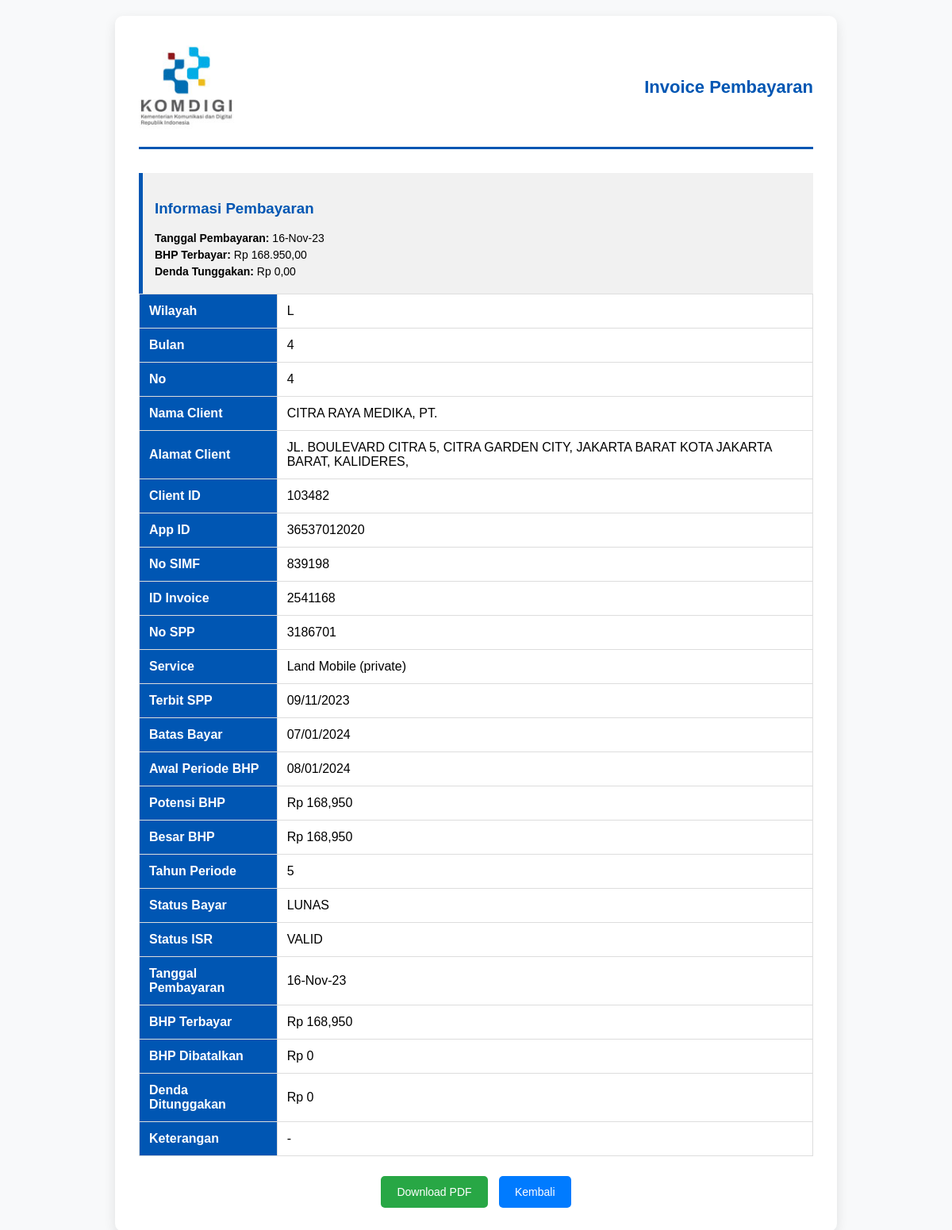
/app/view.php?id=4, run on the app's committed database.
### tables this page shows
CREATE TABLE `db_client` (
  `id` int(11) NOT NULL,
  `wilayah` varchar(26) DEFAULT NULL,
  `bulan` int(11) NOT NULL,
  `no` int(11) NOT NULL,
  `nama_client` varchar(83) NOT NULL,
  `alamat_client` varchar(255) NOT NULL,
  `client_id` int(11) NOT NULL,
  `app_id` varchar(11) NOT NULL,
  `no_simf` varchar(9) NOT NULL,
  `id_invoice` varchar(7) NOT NULL,
  `no_spp` varchar(8) NOT NULL,
  `service` varchar(21) NOT NULL,
  `terbit_spp` varchar(10) NOT NULL,
  `batas_bayar` varchar(10) NOT NULL,
  `awal_periode_bhp` varchar(10) DEFAULT NULL,
  `potensi_bhp` int(11) NOT NULL,
  `besar_bhp` int(11) NOT NULL,
  `tahun_periode` int(11) NOT NULL,
  `status_bayar` varchar(7) DEFAULT NULL,
  `status_isr` varchar(6) DEFAULT NULL,
  `tgl_pembayaran` varchar(9) DEFAULT NULL,
  `bhp_terbayar` int(11) DEFAULT NULL,
  `bhp_dibatalkan` int(11) DEFAULT NULL,
  `denda_tunggakan` int(11) DEFAULT NULL,
  `keterangan` varchar(1) DEFAULT NULL
);

### app/view.php (the view, shortened to what this page needs)
<?php
include '../conf/config.php';
$id = mysqli_real_escape_string($koneksi, $_GET['id']);
$data = mysqli_query($koneksi, "SELECT * FROM db_client WHERE id = '$id'");
$d = mysqli_fetch_array($data);
?>
<!DOCTYPE html>
<html lang="id">
<head>
</head>
<body>
<div class="invoice-container">
    <div class="invoice-header">
    <img src="http://localhost/newproject/app/dist/img/logokomdigi.jpg" alt="Logo Perusahaan">
        <h2>Invoice Pembayaran</h2>
    </div>
    <div class="payment-info">
        <h3 style="color: #0056b3;">Informasi Pembayaran</h3>
        <p><strong>Tanggal Pembayaran:</strong> <?php echo $d['tgl_pembayaran']; ?></p>
        <p><strong>BHP Terbayar:</strong> Rp <?php echo number_format($d['bhp_terbayar'], 2, ',', '.'); ?></p>
        <p><strong>Denda Tunggakan:</strong> Rp <?php echo number_format($d['denda_tunggakan'], 2, ',', '.'); ?></p>
    </div>
    <table class="invoice-details">
        <tr><th>Wilayah</th> <td><?php echo $d['wilayah']; ?></td></tr>
        <tr><th>Bulan</th> <td><?php echo $d['bulan']; ?></td></tr>
        <tr><th>No</th> <td><?php echo $d['no']; ?></td></tr>
        <tr><th>Nama Client</th> <td><?php echo $d['nama_client']; ?></td></tr>
        <tr><th>Alamat Client</th> <td><?php echo $d['alamat_client']; ?></td></tr>
        <tr><th>Client ID</th> <td><?php echo $d['client_id']; ?></td></tr>
        <tr><th>App ID</th> <td><?php echo $d['app_id']; ?></td></tr>
        <tr><th>No SIMF</th> <td><?php echo $d['no_simf']; ?></td></tr>
        <tr><th>ID Invoice</th> <td><?php echo $d['id_invoice']; ?></td></tr>
        <tr><th>No SPP</th> <td><?php echo $d['no_spp']; ?></td></tr>
        <tr><th>Service</th> <td><?php echo $d['service']; ?></td></tr>
        <tr><th>Terbit SPP</th> <td><?php echo $d['terbit_spp']; ?></td></tr>
        <tr><th>Batas Bayar</th> <td><?php echo $d['batas_bayar']; ?></td></tr>
        <tr><th>Awal Periode BHP</th> <td><?php echo $d['awal_periode_bhp']; ?></td></tr>
        <tr><th>Potensi BHP</th> <td>Rp <?php echo number_format($d['potensi_bhp']); ?></td></tr>
        <tr><th>Besar BHP</th><td>Rp <?php echo number_format($d['besar_bhp']); ?></td></tr>
        <tr><th>Tahun Periode</th> <td><?php echo $d['tahun_periode']; ?></td></tr>
        <tr><th>Status Bayar</th> <td><?php echo $d['status_bayar']; ?></td></tr>
        <tr><th>Status ISR</th> <td><?php echo $d['status_isr']; ?></td></tr>
        <tr><th>Tanggal Pembayaran</th> <td><?php echo $d['tgl_pembayaran']; ?></td></tr>
        <tr><th>BHP Terbayar</th> <td>Rp <?php echo number_format($d['bhp_terbayar']); ?></td></tr>
        <tr><th>BHP Dibatalkan</th> <td>Rp <?php echo number_format($d['bhp_dibatalkan']); ?></td></tr>
        <tr><th>Denda Ditunggakan</th> <td>Rp <?php echo number_format($d['denda_tunggakan']); ?></td></tr>
        <tr><th>Keterangan</th> <td><?php echo $d['keterangan']; ?></td></tr>
    </table>
    <div class="button-container">
        <a href="cetak_invoice.php?id=<?php echo $d['id']; ?>" class="button">Download PDF</a>
        <a href="index.php?page=data" class="button back-button">Kembali</a>
    </div>
</div>
</body>
</html>

### app/view.php (style rules this page uses)
body { font-family: 'Arial', sans-serif; background-color: #f8f9fa; margin: 0; padding: 20px; }
.invoice-container { max-width: 850px; margin: auto; background: #fff; padding: 30px; border-radius: 10px; box-shadow: 0px 5px 15px rgba(0, 0, 0, 0.1); }
.invoice-header { display: flex; justify-content: space-between; align-items: center; border-bottom: 3px solid #0056b3; padding-bottom: 15px; margin-bottom: 25px; }
.invoice-header img { width: 120px; }
.invoice-header h2 { color: #0056b3; margin: 0; font-size: 22px; }
.invoice-details { width: 100%; border-collapse: collapse; margin-bottom: 20px; }
.invoice-details th, .invoice-details td { border: 1px solid #ddd; padding: 12px; text-align: left; }
.invoice-details th { background: #0056b3; color: white; font-weight: bold; }
.button-container { text-align: center; margin-top: 25px; }
.button { background-color: #28a745; color: white; text-decoration: none; padding: 12px 20px; border-radius: 5px; display: inline-block; transition: 0.3s; font-size: 14px; }
.back-button { background-color: #007BFF; margin-left: 10px; }
.payment-info { margin-top: 30px; padding: 15px; background: #f1f1f1; border-left: 5px solid #0056b3; }
.payment-info p { margin: 5px 0; font-size: 14px; }

### data on the page
db_client: tgl_pembayaran "16-Nov-23", bhp_terbayar "168.950,00", denda_tunggakan "0,00", wilayah "L", bulan "4", no "4", nama_client "CITRA RAYA MEDIKA, PT.", alamat_client "JL. BOULEVARD CITRA 5, CITRA GARDEN CITY, JAKARTA BARAT KOTA JAKARTA BARAT, KALIDERES,", client "103482", app "36537012020", no_simf "839198", id_invoice "2541168", no_spp "3186701", service "Land Mobile (private)", terbit_spp "09/11/2023", batas_bayar "07/01/2024", awal_periode_bhp "08/01/2024", potensi_bhp "168,950", besar_bhp "168,950", tahun_periode "5", status_bayar "LUNAS", status_isr "VALID", bhp_terbayar "168,950", bhp_dibatalkan "0", denda_tunggakan "0", keterangan "-"
